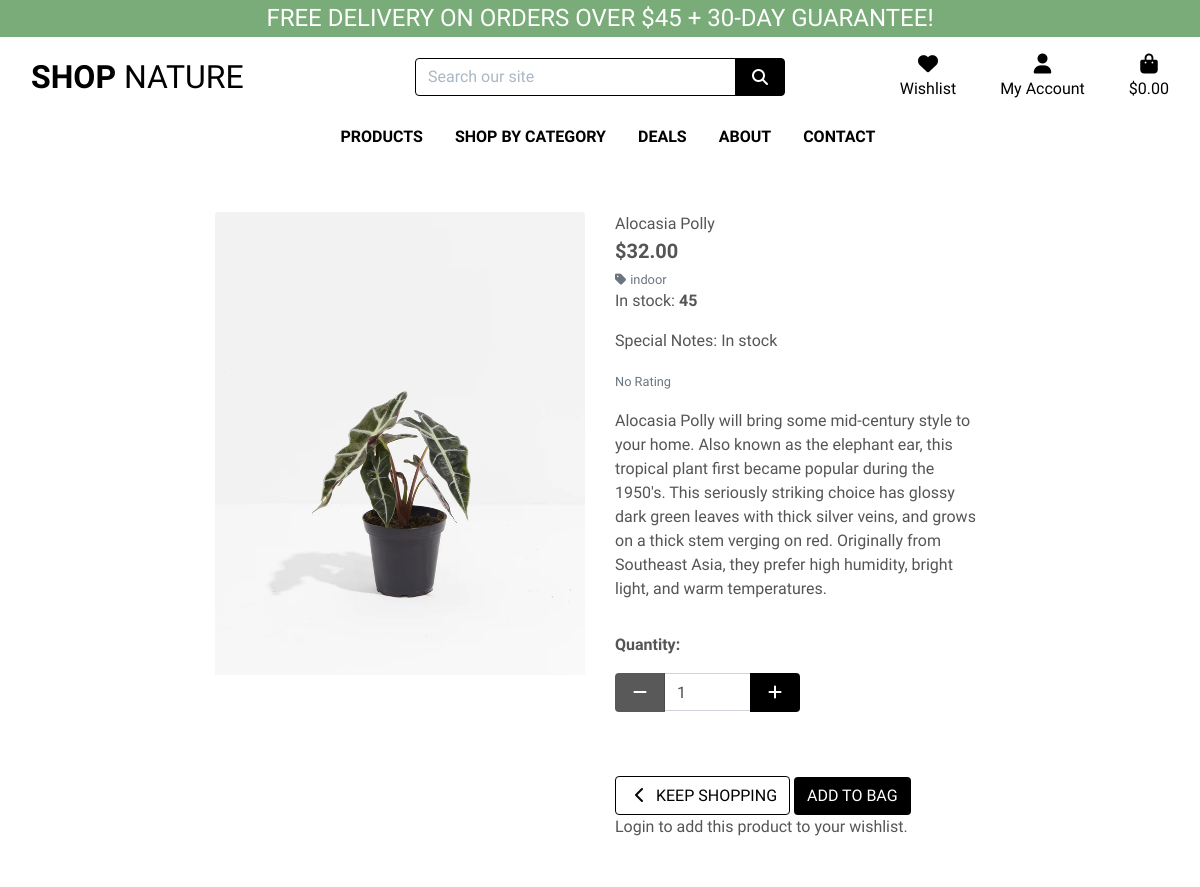
The page /products/1/ on the database its author committed.
### products/models.py (models this page shows, shortened)
class Product(models.Model):
    category = models.ForeignKey(
        'Category', null=True, blank=True, on_delete=models.CASCADE)
    sku = models.CharField(max_length=254, null=True, blank=True)
    name = models.CharField(max_length=254)
    description = models.TextField()
    price = models.DecimalField(max_digits=6, decimal_places=2)
    rating = models.DecimalField(
        max_digits=6, decimal_places=2, null=True, blank=True)
    image = models.ImageField(null=True, blank=True)
    alt = models.CharField(
        max_length=300,
        null=True,
        blank=True,
        unique=False,
        verbose_name='Alt text',
        help_text='format: required, max_length=300'
    )
    is_petfriendly = models.BooleanField()

class Category(models.Model):
    class Meta:
        verbose_name_plural = 'Categories'
    name = models.CharField(max_length=254)
    friendly_name = models.CharField(
        max_length=254, null=True, blank=True)

class Stock(models.Model):
    product = models.ForeignKey('Product', on_delete=models.CASCADE)
    quantity = models.IntegerField()
    special_notes = models.CharField(
        max_length=1000,null=True, blank=True)

### products/views.py (the view)
# urls.py: path('<int:product_id>/', views.product_detail, name='product_detail'),
def product_detail(request, product_id):
    product = get_object_or_404(Product, pk=product_id)
    context = {
        'product': product,
    }
    return render(request, 'products/product_detail.html', context)

### cart/contexts.py (called while the page is built, shortened)
def cart_contents(request):
    cart_items = []
    total = 0
    product_count = 0
    cart = request.session.get('cart', {})
    if total < settings.FREE_DELIVERY_THRESHOLD:
        delivery = total * Decimal(settings.STANDARD_DELIVERY_PERCENTAGE / 100)
        free_delivery_delta = settings.FREE_DELIVERY_THRESHOLD - total
    else:
        delivery = 0
        free_delivery_delta = 0
    grand_total = delivery + total
    context = {
        'cart_items': cart_items,
        'total': total,
        'product_count': product_count,
        'delivery': delivery,
        'free_delivery_delta': free_delivery_delta,
        'free_delivery_threshold': settings.FREE_DELIVERY_THRESHOLD,
        'grand_total': grand_total,
    }
    return context

### products/templates/products/product_detail.html (shortened to what this page needs)
{% extends "base.html" %}
{% load static %}
{% block page_header %}
<div class="container header-container">
</div>
{% endblock %}
{% block content %}
<div class="overlay"></div>
<div class="container-fluid">
    <div class="row">
        <div class="col-12 col-md-6 col-lg-4 offset-lg-2">
            <div class="image-container my-5">
                {% if product.image %}
                <a href="{{ product.image.url }}" target="_blank">
                    <img class="card-img-top img-fluid" src="{{ product.image.url }}" alt="{{ product.name }}">
                </a>
                {% else %}
                <a href="">
                    <img class="card-img-top img-fluid" src="{{ MEDIA_URL }}" alt="{{ product.name }}">
                </a>
                {% endif %}
            </div>
        </div>
        <div class="col-12 col-md-6 col-lg-4">
            <div class="product-details-container mb-5 mt-md-5">
                <p class="mb-0">{{ product.name }}</p>
                <p class="lead mb-0 text-left font-weight-bold">${{ product.price }}</p>
                {% if product.category %}
                <p class="small mt-1 mb-0">
                    <a class="text-muted" href="{% url 'products' %}?category={{ product.category.name }}">
                        <i class="fas fa-tag mr-1"></i>{{ product.category.friendly_name }}
                    </a>
                </p>
                {% endif %}
                {% for stock in product.stock_set.all %}
                {% if stock.quantity > 0 %}
                <p>In stock: <strong>{{ stock.quantity }}</strong></p>
                {% else %}
                <p>Coming soon</p>
                {% endif %}
                <p>Special Notes: {{ stock.special_notes }}</p>
                {% endfor %}
                {% if product.rating %}
                <small class="text-muted"><i class="fas fa-star mr-1"></i>{{ product.rating }} / 5</small>
                {% else %}
                <small class="text-muted">No Rating</small>
                {% endif %}
                <p class="mt-3">{{ product.description }}</p>
            <form class="form" action="{% url  'add_to_cart' product.id %}" method="POST">
                <div class="form-row">
                    <div class="col-12">
                        <p class="mt-3"><strong>Quantity:</strong></p>
                        <div class="form-group w-50">
                            <div class="input-group">
                                <div class="input-group-prepend">
                                    <button class="decrement-qty btn btn-black rounded-2"
                                        data-item_id="{{ product.id }}" id="decrement-qty_{{ product.id }}">
                                        <span class="icon">
                                            <i class="fas fa-minus"></i>
                                        </span>
                                    </button>
                                </div>
                                <input class="rounded-2 form-control qty_input" type="number" name="quantity" value="1"
                                    min="1" max="99" data-item_id="{{ product.id }}" id="id_qty_{{ product.id }}">
                                <div class="input-group-append">
                                    <button class="increment-qty btn btn-black rounded-2"
                                        data-item_id="{{ product.id }}" id="increment-qty_{{ product.id }}">
                                        <span class="icon">
                                            <i class="fas fa-plus"></i>
                                        </span>
                                    </button>
                                </div>
                            </div>
                        </div>
                    </div>
                    <div class="col-12">
                        <a href="{% url 'products' %}" class="btn btn-outline-black rounded-2 mt-5">
                            <span class="icon">
                                <i class="fas fa-chevron-left"></i>
                            </span>
                            <span class="text-uppercase">Keep Shopping</span>
                        </a>
                        <input type="submit" class="btn btn-black rounded-2 text-uppercase mt-5" value="Add to Bag">
                    </div>
                </div>
            </form>
            {% if user.is_authenticated %}
            <form method="post" action="{% url 'add_to_wishlist' product.id %}">
                {% csrf_token %}
                <button type="submit">Add to Wishlist</button>
            </form>
            {% else %}
            <p>Login to add this product to your wishlist.</p>
            {% endif %}
        </div>
    </div>
</div>
</div>
{% endblock %}

### static/css/base.css (style rules this page uses)
html { height: 100%; }
body { background: url('/media/heroo.jpg') no-repeat center center fixed; background-size: cover; height: calc(100vh - 164px); color: #555; font-family: 'Raleway'; }
.icon { align-items: center; display: inline-flex; justify-content: center; height: 1.5rem; width: 1.5rem; }
.btn-black { background: black; color: white; }
.btn-outline-black { background: white; color: black !important; border: 1px solid black; }
.overlay { height: 100%; width: 100%; top: 0; left: 0; position: fixed; background: white; z-index: -1; }
@media (min-width: 1200px) { .container { max-width: 80%; } }
@media (min-width: 992px) { .header-container { padding-top: 164px; } }

### rows shown on the page
Product: image (picture), name "Alocasia Polly", price "32.00", category.friendly_name "indoor", description "Alocasia Polly will bring some mid-century style to your home. Also known as the elephant ear, this tropical plant first became popular during the 1950's. This seriously striking choice has glossy dark green leaves with thick silver veins, and grows on a thick stem verging on red. Originally from Southeast Asia, they prefer high humidity, bright light, and warm temperatures.", quantity "1"
Stock: quantity "45", special_notes "In stock"

### other values the page prints
{{ free_delivery_threshold }} "45"
